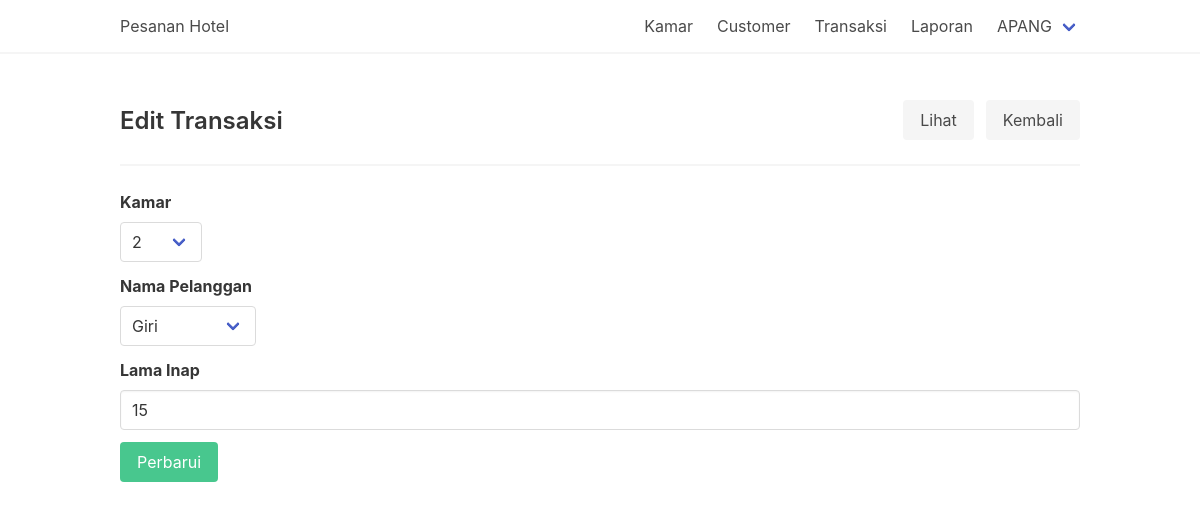
The app's page /transaksi-edit.php?id=9 (signed in) with its own data.
### tables this page shows
CREATE TABLE `transaksi` (
  `id_transaksi` int(11) NOT NULL,
  `kamar` varchar(30) NOT NULL,
  `nm_user` varchar(40) NOT NULL,
  `lama_inap` int(11) NOT NULL,
  `tgl_transaksi` datetime NOT NULL
);

### transaksi-edit.php (the view, shortened to what this page needs)
<?php
require_once "template/theHeader.php";
?>
<div class="level">
    <div class="level-left">
        <div class="level-item">
            <h1 class="title is-4">Edit Transaksi</h1>
        </div>
    </div>
    <div class="level-right">
        <div class="level-item">
            <a href="transaksi-show.php?id=<?= $_GET['id'] ?>" class="button is-light">Lihat</a>
        </div>
        <div class="level-item">
            <a href="transaksi.php" class="button is-light">Kembali</a>
        </div>
    </div>
</div>
<hr>
<?php
if (isset($_GET['id'])) {
    $query = $conn->prepare(sprintf("SELECT * FROM transaksi WHERE id_transaksi = %s", $_GET['id']));
    $query->execute();
    $transaksi = $query->fetch(PDO::FETCH_OBJ);
} else {
    return header('Location:customer.php');
}
?>
<form action="" method="post">
    <div class="field">
        <label for="kamar" class="label">Kamar</label>
        <div class="select">
            <select name="kamar" id="kamar" required>
                <option hidden><?= $transaksi->kamar ?></option>
            </select>
        </div>
    </div>
    <div class="field">
        <label for="nm_user" class="label">Nama Pelanggan</label>
        <div class="select">
            <select name="nm_user" id="nm_user" required>
                <option hidden><?= $transaksi->nm_user ?></option>
            </select>
        </div>
    </div>
    <div class="field">
        <label for="lama_inap" class="label">Lama Inap</label>
        <div class="control">
            <input type="number" name="lama_inap" id="lama_inap" class="input" value="<?= $transaksi->lama_inap; ?>" placeholder="tulis dengan angka (harian)" required>
        </div>
    </div>
    <div class="field">
        <button name="simpan" class="button is-success">Perbarui</button>
    </div>
</form>
<?php
require_once "template/theFooter.php"
?>

### records on screen
transaksi: kamar "2", nm_user "Giri", lama_inap "15"

### other values on screen
$_SESSION['auth_name'] "APANG"
